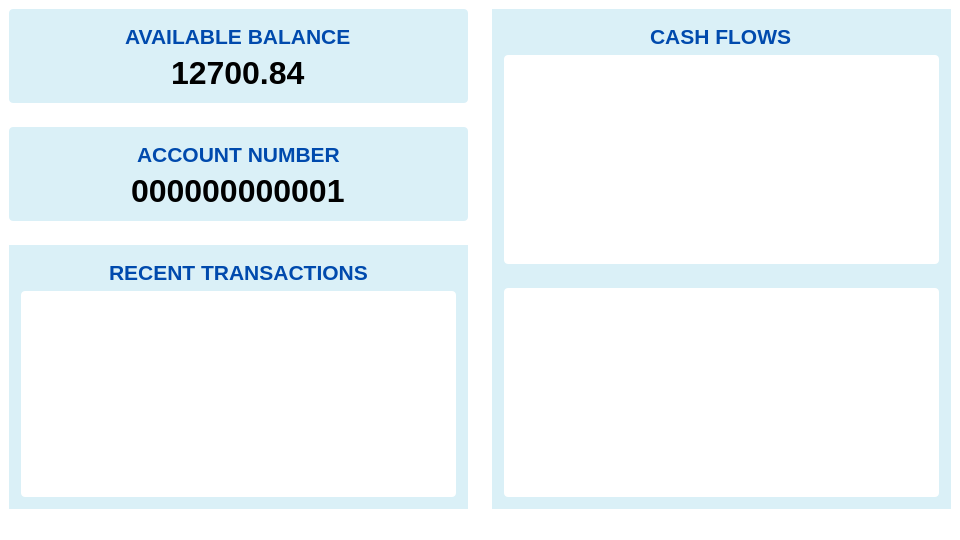
<?xml version="1.0" encoding="UTF-8"?>
<ui version="4.0">
 <class>MainWindow</class>
 <widget class="QMainWindow" name="MainWindow">
  <property name="geometry">
   <rect>
    <x>0</x>
    <y>0</y>
    <width>960</width>
    <height>540</height>
   </rect>
  </property>
  <property name="sizePolicy">
   <sizepolicy hsizetype="Preferred" vsizetype="Preferred">
    <horstretch>0</horstretch>
    <verstretch>0</verstretch>
   </sizepolicy>
  </property>
  <property name="minimumSize">
   <size>
    <width>960</width>
    <height>540</height>
   </size>
  </property>
  <property name="maximumSize">
   <size>
    <width>16777215</width>
    <height>16777215</height>
   </size>
  </property>
  <property name="windowTitle">
   <string>MainWindow</string>
  </property>
  <property name="styleSheet">
   <string notr="true">background: #ffffff;</string>
  </property>
  <widget class="QWidget" name="centralwidget">
   <property name="styleSheet">
    <string notr="true"/>
   </property>
   <layout class="QHBoxLayout" name="horizontalLayout" stretch="1,1">
    <property name="spacing">
     <number>24</number>
    </property>
    <item>
     <layout class="QVBoxLayout" name="verticalLayout_2">
      <property name="spacing">
       <number>24</number>
      </property>
      <item>
       <layout class="QVBoxLayout" name="verticalLayout_5">
        <property name="spacing">
         <number>24</number>
        </property>
        <item>
         <widget class="QGroupBox" name="groupBox">
          <property name="styleSheet">
           <string notr="true">background: #daf0f7;
border: 0;
border-radius: 4px;</string>
          </property>
          <property name="title">
           <string/>
          </property>
          <layout class="QVBoxLayout" name="verticalLayout_4">
           <item alignment="Qt::AlignHCenter">
            <widget class="QLabel" name="available_bal">
             <property name="font">
              <font>
               <pointsize>16</pointsize>
               <bold>true</bold>
              </font>
             </property>
             <property name="styleSheet">
              <string notr="true">color: #004aad</string>
             </property>
             <property name="text">
              <string>AVAILABLE BALANCE</string>
             </property>
            </widget>
           </item>
           <item alignment="Qt::AlignHCenter">
            <widget class="QLabel" name="bal_label">
             <property name="sizePolicy">
              <sizepolicy hsizetype="Preferred" vsizetype="Preferred">
               <horstretch>0</horstretch>
               <verstretch>0</verstretch>
              </sizepolicy>
             </property>
             <property name="font">
              <font>
               <pointsize>24</pointsize>
               <bold>true</bold>
              </font>
             </property>
             <property name="styleSheet">
              <string notr="true"/>
             </property>
             <property name="text">
              <string>12700.84</string>
             </property>
            </widget>
           </item>
          </layout>
         </widget>
        </item>
       </layout>
      </item>
      <item>
       <widget class="QGroupBox" name="groupBox_4">
        <property name="styleSheet">
         <string notr="true">background: #daf0f7;
border: 0;
border-radius: 4px;</string>
        </property>
        <property name="title">
         <string/>
        </property>
        <layout class="QVBoxLayout" name="verticalLayout_8">
         <item alignment="Qt::AlignHCenter">
          <widget class="QLabel" name="available_bal_2">
           <property name="font">
            <font>
             <pointsize>16</pointsize>
             <bold>true</bold>
            </font>
           </property>
           <property name="styleSheet">
            <string notr="true">color: #004aad</string>
           </property>
           <property name="text">
            <string>ACCOUNT NUMBER</string>
           </property>
          </widget>
         </item>
         <item alignment="Qt::AlignHCenter">
          <widget class="QLabel" name="bal_label_2">
           <property name="sizePolicy">
            <sizepolicy hsizetype="Preferred" vsizetype="Preferred">
             <horstretch>0</horstretch>
             <verstretch>0</verstretch>
            </sizepolicy>
           </property>
           <property name="font">
            <font>
             <pointsize>24</pointsize>
             <bold>true</bold>
            </font>
           </property>
           <property name="styleSheet">
            <string notr="true"/>
           </property>
           <property name="text">
            <string>000000000001</string>
           </property>
          </widget>
         </item>
        </layout>
       </widget>
      </item>
      <item>
       <widget class="QGroupBox" name="groupBox_2">
        <property name="styleSheet">
         <string notr="true">border: 0;
background: #daf0f7;</string>
        </property>
        <property name="title">
         <string/>
        </property>
        <layout class="QVBoxLayout" name="verticalLayout_6">
         <item alignment="Qt::AlignHCenter">
          <widget class="QLabel" name="recent_transactions">
           <property name="font">
            <font>
             <pointsize>16</pointsize>
             <bold>true</bold>
            </font>
           </property>
           <property name="styleSheet">
            <string notr="true">color: #004aad;</string>
           </property>
           <property name="text">
            <string>RECENT TRANSACTIONS</string>
           </property>
          </widget>
         </item>
         <item>
          <widget class="QTableView" name="tbl_recent_transactions">
           <property name="styleSheet">
            <string notr="true">background: #ffffff;
border-radius: 4px;</string>
           </property>
          </widget>
         </item>
        </layout>
       </widget>
      </item>
     </layout>
    </item>
    <item>
     <widget class="QGroupBox" name="groupBox_3">
      <property name="styleSheet">
       <string notr="true">background: #daf0f7;
border: 0;</string>
      </property>
      <property name="title">
       <string/>
      </property>
      <layout class="QVBoxLayout" name="verticalLayout_3">
       <item>
        <layout class="QVBoxLayout" name="verticalLayout" stretch="0,1">
         <item alignment="Qt::AlignHCenter">
          <widget class="QLabel" name="cash_flows">
           <property name="font">
            <font>
             <pointsize>16</pointsize>
             <bold>true</bold>
            </font>
           </property>
           <property name="styleSheet">
            <string notr="true">color: #004aad</string>
           </property>
           <property name="text">
            <string>CASH FLOWS</string>
           </property>
          </widget>
         </item>
         <item>
          <layout class="QVBoxLayout" name="verticalLayout_7">
           <property name="spacing">
            <number>24</number>
           </property>
           <item>
            <widget class="QWidget" name="expense_graph" native="true">
             <property name="minimumSize">
              <size>
               <width>120</width>
               <height>80</height>
              </size>
             </property>
             <property name="styleSheet">
              <string notr="true">border-radius: 4px;
background: #ffffff;</string>
             </property>
            </widget>
           </item>
           <item>
            <widget class="QWidget" name="income_graph" native="true">
             <property name="minimumSize">
              <size>
               <width>120</width>
               <height>80</height>
              </size>
             </property>
             <property name="styleSheet">
              <string notr="true">background: #ffffff;
border-radius: 4px;</string>
             </property>
            </widget>
           </item>
          </layout>
         </item>
        </layout>
       </item>
      </layout>
     </widget>
    </item>
   </layout>
  </widget>
  <widget class="QMenuBar" name="menubar">
   <property name="geometry">
    <rect>
     <x>0</x>
     <y>0</y>
     <width>960</width>
     <height>22</height>
    </rect>
   </property>
  </widget>
  <widget class="QStatusBar" name="statusbar"/>
 </widget>
 <resources/>
 <connections/>
</ui>
